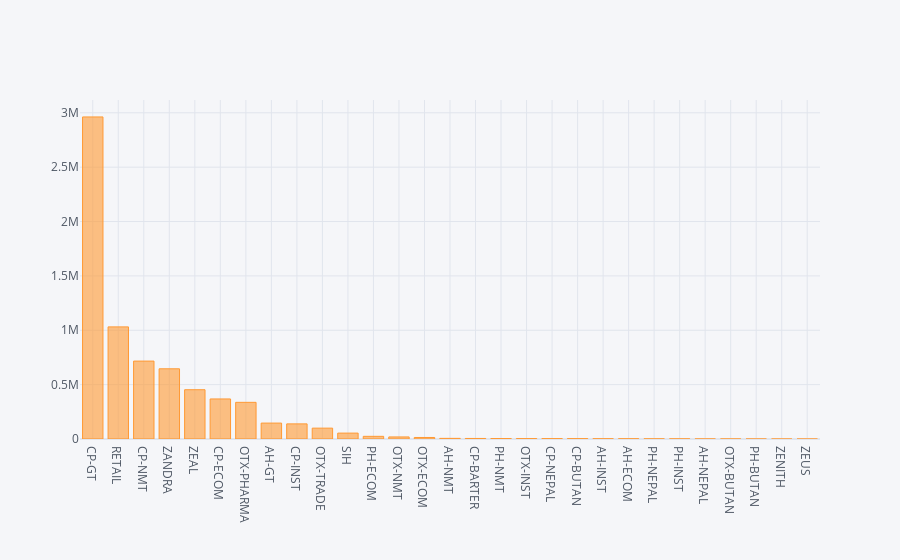

The cell this chart's notebook holds for it:
### Code cell
df['Sales_Channel'].value_counts().iplot(kind = 'bar')

### Figure 1 — Plotly figure (JSON) as saved in the notebook; plotly's stock layout.template omitted (floating-point values rounded to 4 significant figures)
{"data": [{"marker": {"color": "rgba(255, 153, 51, 0.6)", "line": {"color": "rgba(255, 153, 51, 1.0)", "width": 1}}, "name": "Sales_Channel", "orientation": "v", "text": "", "type": "bar", "x": ["CP-GT", "RETAIL", "CP-NMT", "ZANDRA", "ZEAL", "CP-ECOM", "OTX-PHARMA", "AH-GT", "CP-INST", "OTX-TRADE", "SIH", "PH-ECOM", "OTX-NMT", "OTX-ECOM", "AH-NMT", "CP-BARTER", "PH-NMT", "OTX-INST", "CP-NEPAL", "CP-BUTAN", "AH-INST", "AH-ECOM", "PH-NEPAL", "PH-INST", "AH-NEPAL", "OTX-BUTAN", "PH-BUTAN", "ZENITH", "ZEUS"], "y": [2961955, 1031138, 716545, 645520, 453179, 368266, 337175, 146419, 139078, 100007, 54256, 24449, 18874, 13996, 5877, 4930, 4010, 3475, 3281, 3035, 2170, 1923, 1287, 1099, 424, 346, 103, 31, 4]}], "layout": {"legend": {"bgcolor": "#F5F6F9", "font": {"color": "#4D5663"}}, "paper_bgcolor": "#F5F6F9", "plot_bgcolor": "#F5F6F9", "title": {"font": {"color": "#4D5663"}}, "xaxis": {"gridcolor": "#E1E5ED", "showgrid": true, "tickfont": {"color": "#4D5663"}, "title": {"font": {"color": "#4D5663"}, "text": ""}, "zerolinecolor": "#E1E5ED"}, "yaxis": {"gridcolor": "#E1E5ED", "showgrid": true, "tickfont": {"color": "#4D5663"}, "title": {"font": {"color": "#4D5663"}, "text": ""}, "zerolinecolor": "#E1E5ED"}}}
